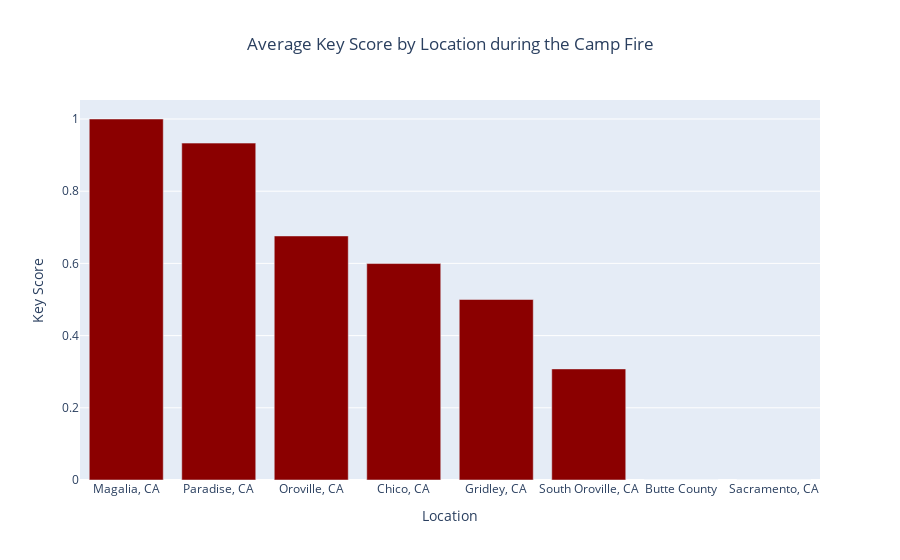

Here is the notebook cell this chart was saved with:
### Code cell
# keyscore by location during the fire
data = pd.DataFrame(during_fire[during_fire['from_locations'].isin(multipletweets)].groupby('from_locations')['key_score'].mean())
data.sort_values('key_score', ascending=False, inplace=True)
fig = px.bar(data, x=data.index, y='key_score',
             title = 'Average Key Score by Location during the Camp Fire',
             labels={
                 'x' : 'Location',
                 'key_score' : 'Key Score'
             }).update(layout=dict(title=dict(x=0.5)))
fig.update_traces(marker_color='darkred')
fig.show()

### Figure 1 — Plotly figure (JSON) as saved in the notebook; plotly's stock layout.template omitted (floating-point values rounded to 4 significant figures)
{"data": [{"alignmentgroup": "True", "hoverlabel": {"namelength": 0}, "hovertemplate": "Location=%{x}<br>Key Score=%{y}", "legendgroup": "", "marker": {"color": "darkred"}, "name": "", "offsetgroup": "", "orientation": "v", "showlegend": false, "textposition": "auto", "type": "bar", "x": ["Magalia, CA", "Paradise, CA", "Oroville, CA", "Chico, CA", "Gridley, CA", "South Oroville, CA", "Butte County", "Sacramento, CA"], "xaxis": "x", "y": [1, 0.9332, 0.6761, 0.5996, 0.5, 0.3077, 0, 0], "yaxis": "y"}], "layout": {"barmode": "relative", "legend": {"tracegroupgap": 0}, "title": {"text": "Average Key Score by Location during the Camp Fire", "x": 0.5}, "xaxis": {"anchor": "y", "domain": [0, 1], "title": {"text": "Location"}}, "yaxis": {"anchor": "x", "domain": [0, 1], "title": {"text": "Key Score"}}}}
